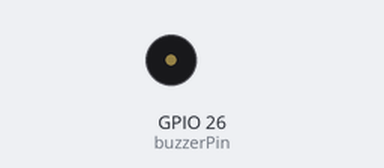
This sketch was run on a simulated ESP32. Shown: buzzer (waves = sounding, pin HIGH).

Above: at 1.5 s.
At 3.5 s:
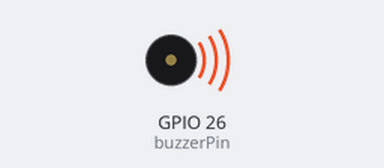
Timing chart, 0 to 5.2 s (numbered marks = the images above):
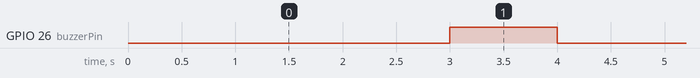

The sketch:

BUZZER.ino
```cpp
/* ==================
  TrainWare
  Buzzer Control Code
=================== */

// mendefinisikan pin Buzzer pada ESP32
#define buzzerPin  26

void setup() {

  // Inisialiasasi Serial, dengan baudrate 115200
  Serial.begin(115200);

  // meng Set pin buzzer pada ESP32 sebagai OUTPUT
  pinMode(buzzerPin, OUTPUT);
}

void loop() {
  // Mengatur LOGIC LOW pada pin buzzer selama 3 detik
  digitalWrite(buzzerPin, LOW);
  // Atur nilai berikut untuk durasi off buzzer
  delay(3000);

  // Mengatur LOGIC HIGH pada pin buzzer selama 1 detik
  digitalWrite(buzzerPin, HIGH);
  // Atur nilai berikut untuk durasi on buzzer
  delay(1000);
}
```

Measured:
- by itself, GPIO 26 (buzzerPin): alternates HIGH for 1.0 s and LOW for 3.0 s
